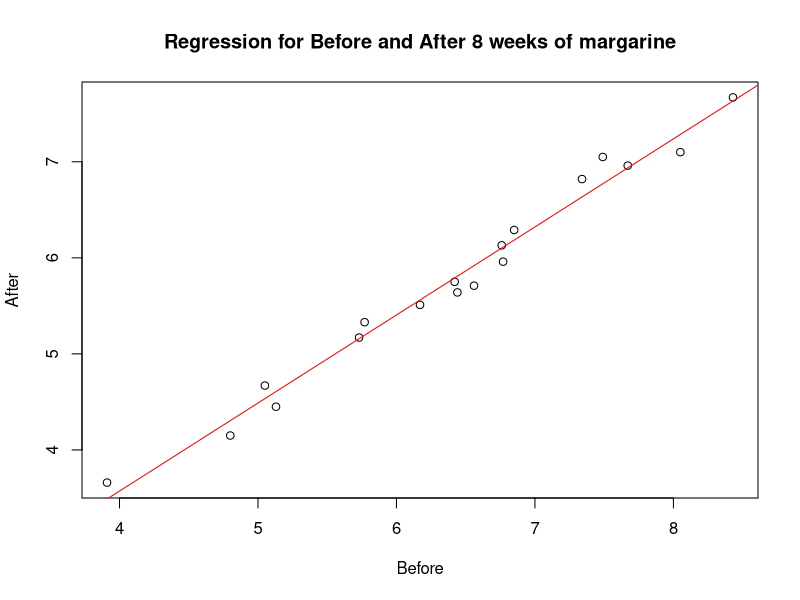
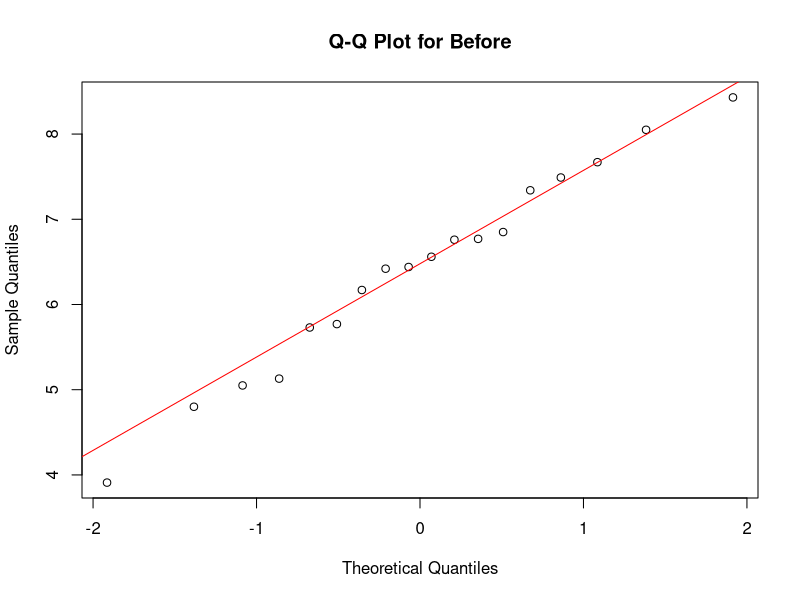
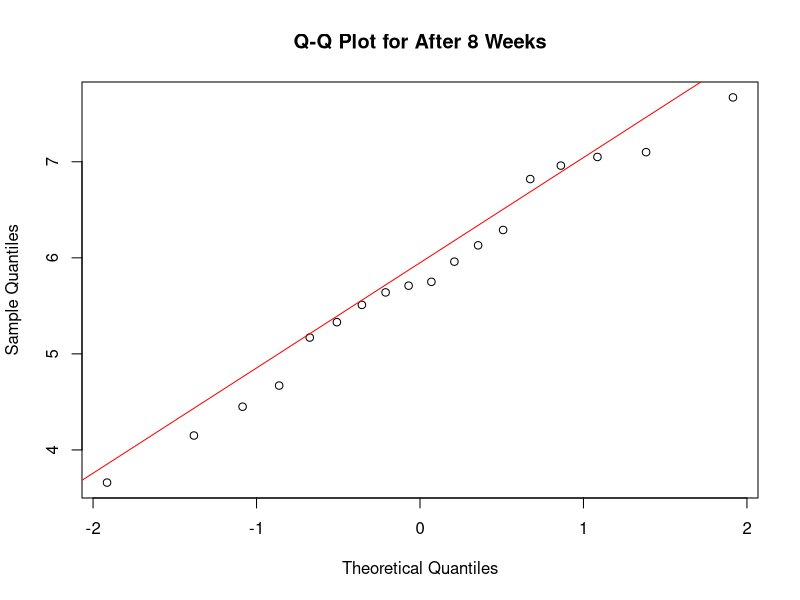
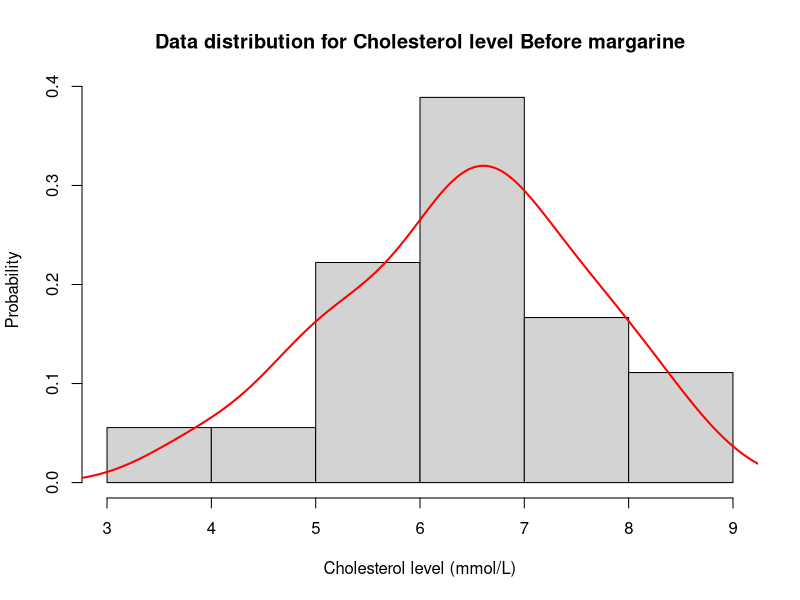
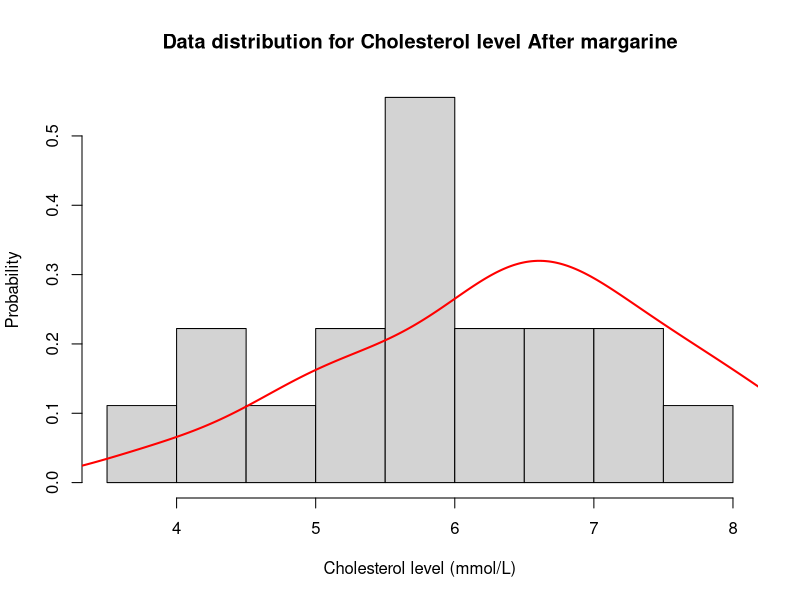

Source code (R) for these figures, in order:
# To install the necessary package, uncomment the next line
# install.packages("ggplot2")

# Importing library and reading data
library(ggplot2)
set.seed(0)
data = read.delim("cholesterol.txt", sep=' ')

# Question 1A:

# A scatter plot for correlation between Before and After8weeks
plot(data$Before, data$After8weeks, 
     main = 'Regression for Before and After 8 weeks of margarine', 
     xlab='Before', 
     ylab='After')
abline(lm(After8weeks ~ Before, data = data), col = "red")

# Some QQ-plots to try out
#qplot(sample = Before, data = data, main = 'QQ-plot', xlab='theoretical', ylab = 'sample')
#qplot(sample = After8weeks, data = data, main = 'QQ-plot', xlab='theoretical', ylab = 'sample')

qqnorm(data$Before, main = "Q-Q Plot for Before")
qqline(data$Before, col = "red")

qqnorm(data$After8weeks, main = "Q-Q Plot for After 8 Weeks")
qqline(data$After8weeks, col = "red")

# Histograms to visualize distribution of Before and After8weeks
hist(data$Before, probability = TRUE, 
     main = 'Data distribution for Cholesterol level Before margarine',
     xlab = 'Cholesterol level (mmol/L)',
     ylab = 'Probability')
lines(density(data$Before), col = "red", lwd = 2)

hist(data$After8weeks, probability = TRUE, 
     main = 'Data distribution for Cholesterol level After margarine',
     xlab = 'Cholesterol level (mmol/L)',
     ylab = 'Probability')
lines(density(data$Before), col = "red", lwd = 2)

# Question 1B:
# If p > 0.05 --> fail to reject normality (data is normal)
shapiro.test(data$Before)
shapiro.test(data$After8weeks)
